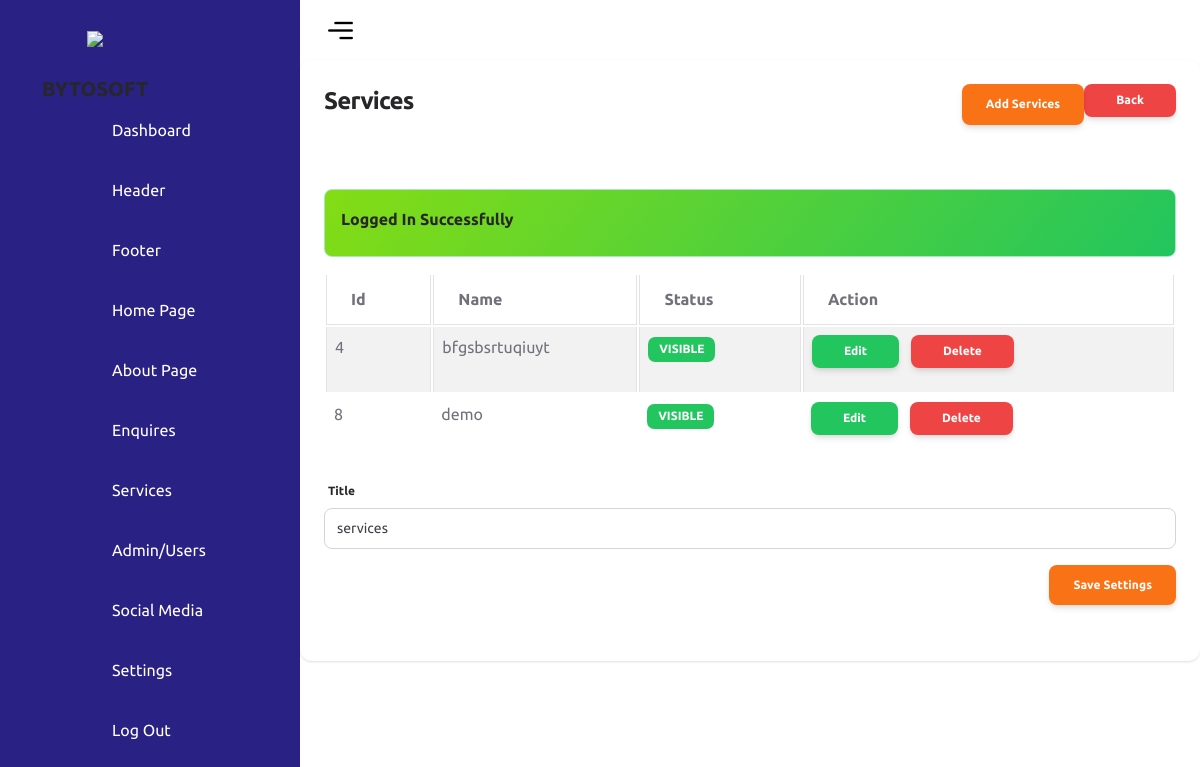
The page /admin/services.php (signed in) on the database its author committed.
### tables this page shows
CREATE TABLE `services` (
  `id` int(11) UNSIGNED NOT NULL,
  `name` varchar(255) NOT NULL,
  `slug` varchar(300) NOT NULL,
  `small_description` varchar(500) DEFAULT NULL,
  `long_description` mediumtext DEFAULT NULL,
  `image` varchar(100) DEFAULT NULL,
  `meta_title` varchar(500) NOT NULL,
  `meta_description` varchar(1000) DEFAULT NULL,
  `meta_keyword` varchar(1000) DEFAULT NULL,
  `status` tinyint(1) NOT NULL DEFAULT 0 COMMENT '0=visible,1=hidden'
);

CREATE TABLE `services_title` (
  `id` int(11) UNSIGNED NOT NULL,
  `title` varchar(200) DEFAULT NULL
);

### admin/services.php (the view, shortened to what this page needs)
<?php include('includes/header.php'); ?>
<div class="row">
    <div class="col-md-12">
        <div class="card">
            <div class="card-header">
                <h4>
                    Services
                    <a href="index.php" class="btn btn-danger btn-sm mb-0 float-end">Back</a>
                    <a href="services-create.php" class="btn btn-primary float-end">Add Services</a>
                </h4>
            </div>
            <div class="card-body">
                <?= alertMessage(); ?>
                <table id="myTable" class="table table-bordered table-striped">
                    <thead>
                        <tr>
                            <th>Id</th>
                            <th>Name</th>
                            <th>Status</th>
                            <th>Action</th>
                        </tr>
                    </thead>
                    <tbody>
                        <?php
                        $services = getAll('services');
                        if ($services) {
                            if (mysqli_num_rows($services) > 0) {
                                foreach ($services as $item) {
                        ?>
                                    <tr>
                                        <td><?= $item['id']; ?></td>
                                        <td><?= $item['name']; ?></td>
                                        <td>
                                            <?php
                                            if ($item['status'] == 1) {
                                                echo '<span class="badge bg-danger text-white">Hidden</span>';
                                            } else {
                                                echo '<span class="badge bg-success text-white">Visible</span>';
                                            }
                                            ?>
                                        </td>
                                        <td>
                                            <a href="services-edit.php?id=<?= $item['id']; ?>" class="btn btn-success btn-sm">Edit</a>
                                            <a href="services-delete.php?id=<?= $item['id']; ?>" class="btn btn-danger btn-sm mx-2" onclick="return confirm('Are you sure you want to delete this data?')">Delete</a>
                                        </td>
                                    </tr>
                                <?php
                                }
                            } else {
                                ?>
                                <tr>
                                    <td colspan="4">No Record Found</td>
                                </tr>
                            <?php
                            }
                        } else {
                            ?>
                            <tr>
                                <td colspan="4">Somthing Went Wrong!</td>
                            </tr>
                        <?php
                        }
                        ?>
                    </tbody>
                </table>
                <form action="code.php" method="POST">
                    <?php
                    $setting = getById('services_title', 3);
                    ?>
                    <div class="mb-3">
                        <label>Title</label>
                        <input type="text" name="title" value="<?= $setting['data']['title'] ?? "" ?>" class="form-control">
                    </div>
                    <div class="mb-3 text-end">
                        <button type="submit" name="servicesetting" class="btn btn-primary">Save Settings</button>
                    </div>
                </form>
            </div>
        </div>
    </div>
</div>

### admin/assets/css/style.css (style rules this page uses)
* { font-family: "Ubuntu", sans-serif; margin: 0; padding: 0; box-sizing: border-box; }
:root { --blue: #2a2185; --white: #fff; --gray: #f5f5f5; --black1: #222; --black2: #999; }
body { min-height: 100vh; overflow-x: hidden; }

### rows shown on the page
services: id "4", name "bfgsbsrtuqiuyt", status "VISIBLE"
services: id "8", name "demo", status "VISIBLE"
services_title: title "services"

### other values the page prints
$_SESSION['status'] "Logged In Successfully"
